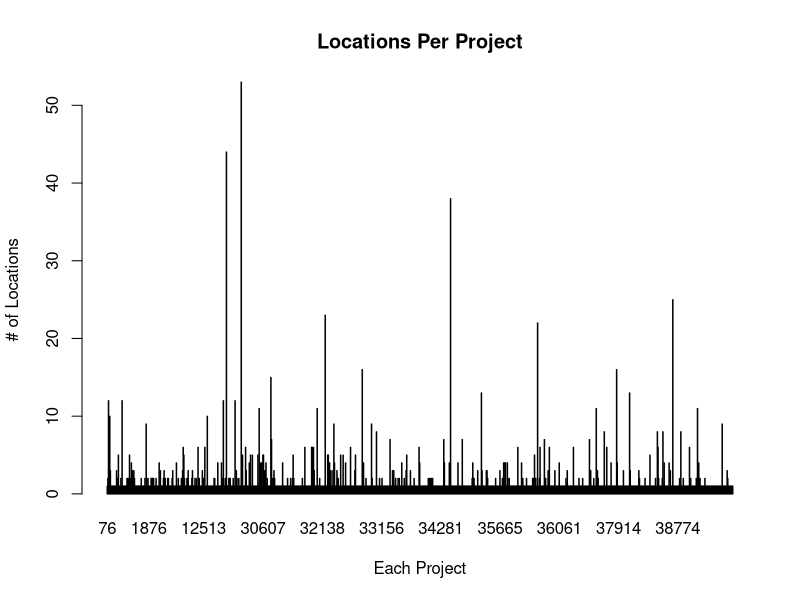
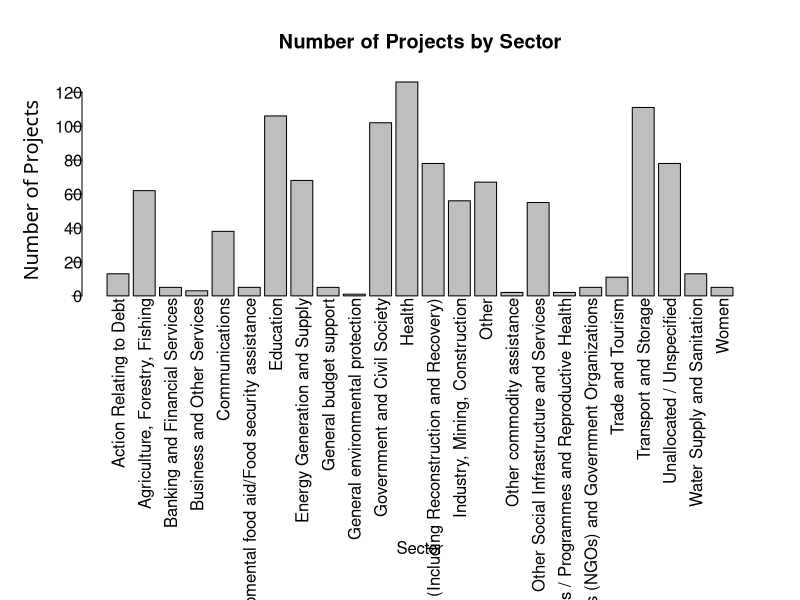
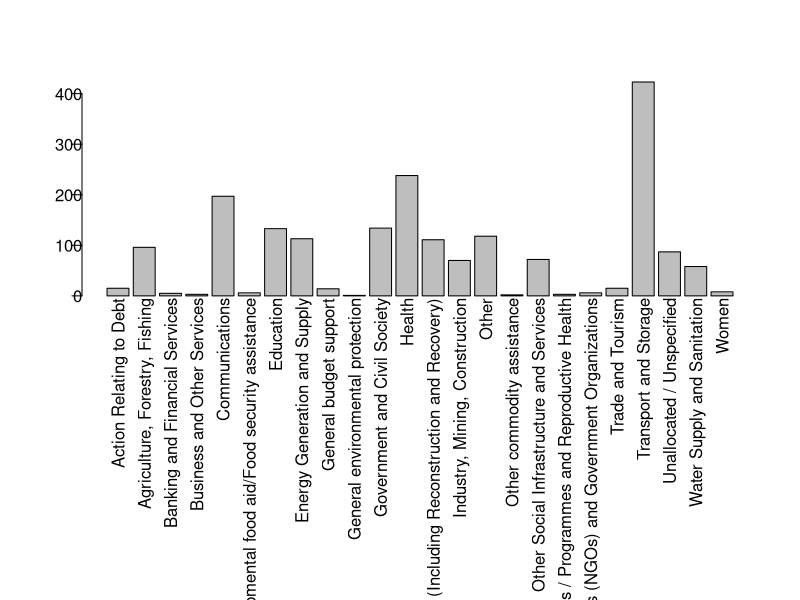
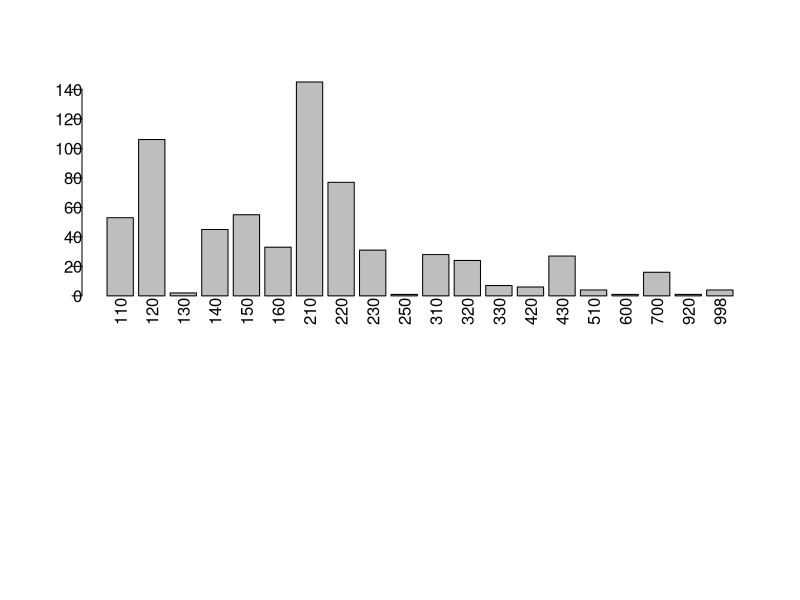
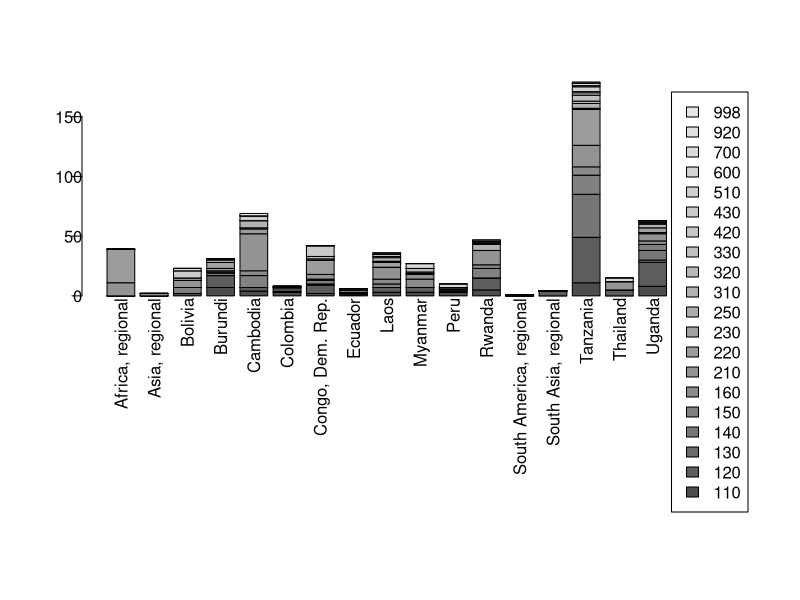

Source code (R) for these figures, in order:

library(plyr)
library(ggplot2)
library(reshape2)

#set wd to Git Repo

loc = read.csv("Data_TUFFGeocoded/locations.csv")
proj = read.csv("Data_TUFFGeocoded/projects.csv")
proj_anc = read.csv("Data_TUFFGeocoded/projects_ancillary.csv")
trans = read.csv("Data_TUFFGeocoded/transactions.csv")
lev1a = read.csv("Data_TUFFGeocoded/level_1a.csv")

#get # of locations per project
unique_proj = table(loc$project_id)
View(unique_proj)
sort(table(loc$project_id))

#create a data frame of locations per project from unique_proj table
unique_proj_df = data.frame(unique_proj)

#barplot of locations per project
barplot(unique_proj, main = "Locations Per Project", 
        xlab = "Each Project", ylab = "# of Locations")

#Count projects with more than x locations
sum(unique_proj == 1)
sum(unique_proj > 1)
sum(unique_proj > 3)
sum(unique_proj > 5)

#count of projects by sector & make a barplot
proj_bySector = table(proj$ad_sector_names)
View(proj_bySector)

quartz()
par(mar = c(15,4,4,2) + 0.1, mgp = c(12, 0, 0), las=2)
barplot(proj_bySector, main = "Number of Projects by Sector", 
        xlab = "Sector", ylab = "")
title(ylab="Number of Projects", line=2, cex.lab=1.2, family="Calibri Light")

#count of locations by sector
loc_bySector=table(lev1a$ad_sector_names)
View(loc_bySector)

barplot(loc_bySector)

#subset by precision code
loc_prec <- subset(loc, precision_code==1 | precision_code==2)
table(loc_prec$precision_code)

lev1a_prec <- subset(lev1a, precision_code==1 | precision_code==2)

#get # of locations per project
#unique_proj_prec = table(loc_prec$project_id)
#View(unique_proj_prec)
sort(table(loc_prec$project_id))

# count of precision 1 or 2 locations by sector
loc_bySector=table(lev1a_prec$ad_sector_codes)
View(loc_bySector)

barplot(loc_bySector)

loc_bySectorRec=table(lev1a_prec$ad_sector_codes, lev1a_prec$recipients)
barplot(loc_bySectorRec, legend=rownames(loc_bySectorRec))

#locations by sector
margin.table(loc_bySectorRec,1)

#locations by country
margin.table(loc_bySectorRec,2)

#count precise projects with more than x locations

unique_proj_prec = table(loc_prec$project_id)
View(unique_proj_prec)

sum(unique_proj_prec == 1)
sum(unique_proj_prec > 1)
sum(unique_proj_prec > 3)
sum(unique_proj_prec > 5)


install.packages("gmodels")
library(gmodels)

CrossTable(lev1a_prec$ad_sector_codes, lev1a_prec$project_id)
